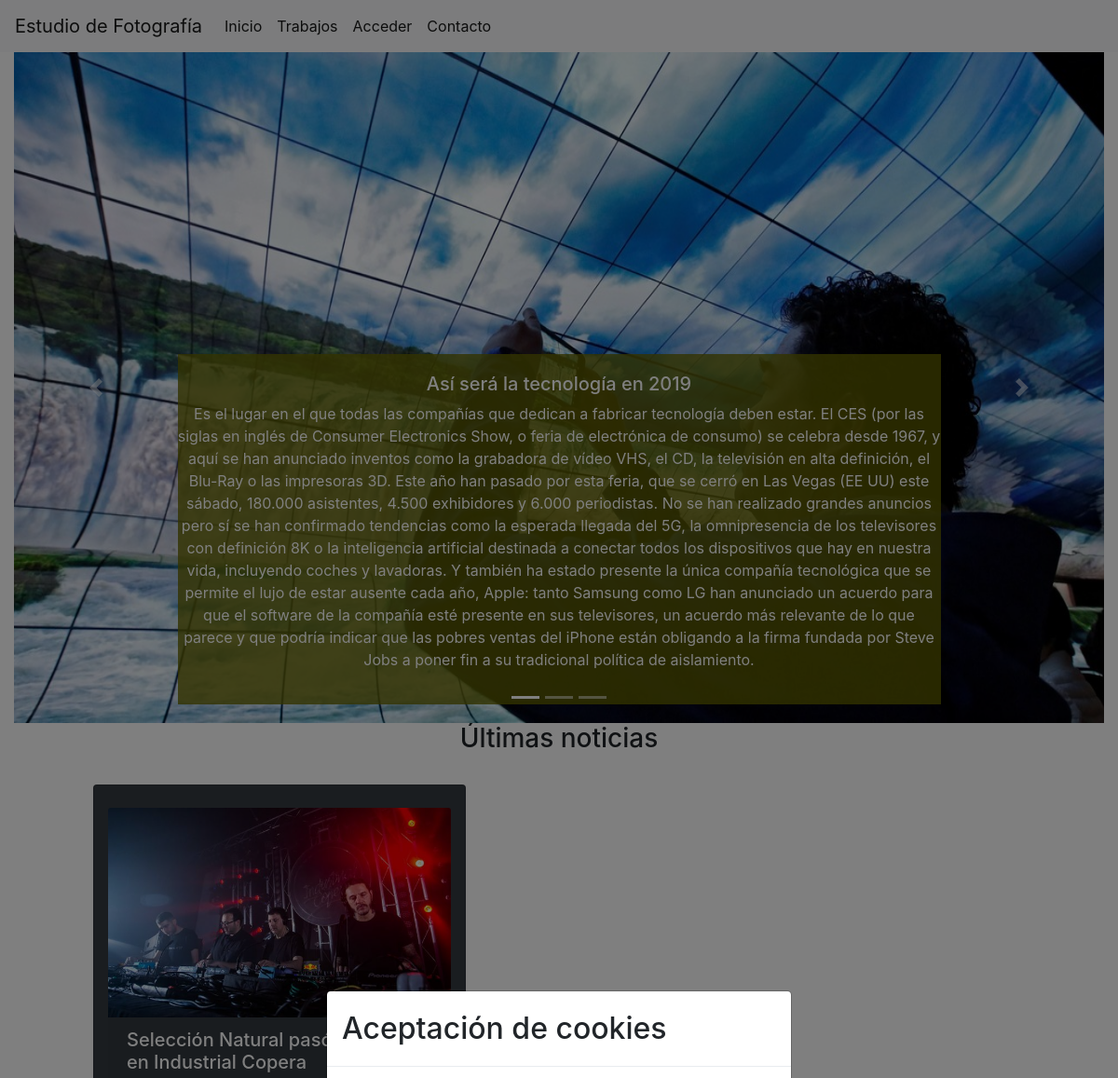
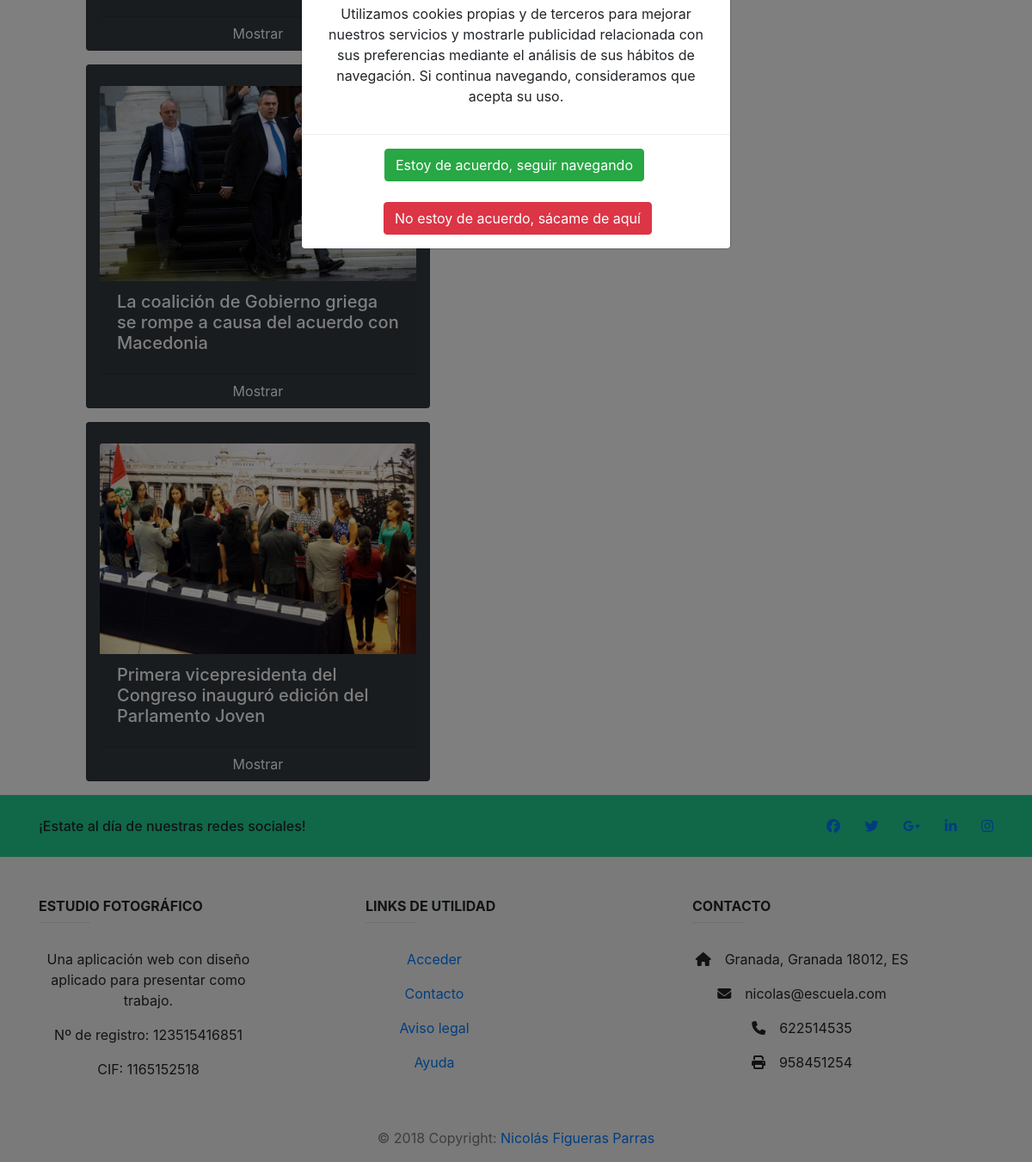
The page / on the database its author committed (2 pictures, top to bottom).
### tables this page shows
CREATE TABLE `noticias` (
  `id` bigint(20) UNSIGNED NOT NULL,
  `titular` varchar(200) NOT NULL,
  `contenido` varchar(2000) NOT NULL,
  `imagen` varchar(80) NOT NULL,
  `fecha` date NOT NULL
);

### index.php (the view, shortened to what this page needs)
<!DOCTYPE html>
<html>
    <head>
        <link href="https://stackpath.bootstrapcdn.com/bootstrap/4.1.3/css/bootstrap.min.css" rel="stylesheet">
        <link href="https://stackpath.bootstrapcdn.com/font-awesome/4.7.0/css/font-awesome.min.css" rel="stylesheet">
        <link href="https://stackpath.bootstrapcdn.com/font-awesome/4.7.0/css/font-awesome.min.css" rel="stylesheet">
        <link rel="stylesheet" href="https://cdnjs.cloudflare.com/ajax/libs/font-awesome/4.7.0/css/font-awesome.min.css">
        <link rel="stylesheet" href="https://use.fontawesome.com/releases/v5.6.3/css/all.css">
        <link href="//netdna.bootstrapcdn.com/font-awesome/3.2.1/css/font-awesome.css" rel="stylesheet">
        <link href="indexStyle.css" rel="stylesheet" type="text/css"/>
    </head>
    <body>
        <?php
            if(!isset($_COOKIE['acceso'])){
                echo "<div class='modal' tabindex='-1' role='dialog' id='modalInicio' data-keyboard='false' data-backdrop='static'>";
                    echo "<div class='modal-dialog modal-dialog-centered' role='document'>";
                        echo "<div class='modal-content'>";
                            echo "<div class='modal-header'>";
                                echo "<h2 class='modal-title'>Aceptación de cookies</h2>";
                            echo "</div>";
                            echo "<div class='modal-body'>";
                            echo "<p>
                                Utilizamos cookies propias y de terceros para mejorar nuestros servicios y mostrarle publicidad
                                relacionada con sus preferencias mediante el análisis de sus hábitos de navegación.
                                Si continua navegando, consideramos que acepta su uso.</p>";
                            echo "</div>";
                            echo "<div class='modal-footer footerModal'>";
                                echo "<a href='cookieAccess.php' class='btn btn-primary btn-success'>Estoy de acuerdo, seguir navegando</a>";
                                echo "<br>";
                                echo "<a href='https://www.boe.es/buscar/act.php?id=BOE-A-1999-23750'>";
                                    echo "<button type='button' class='btn btn-secondary btn-danger'>No estoy de acuerdo, sácame de aquí</button>";
                                echo "</a>";
                            echo "</div>";
                        echo "</div>";
                    echo "</div>";
                echo "</div>";
            }
        ?>
        <?php
            if(isset($_SESSION['user'])){
                if($_SESSION['user']=='admin'){
                    include('NavBar/Index/navBarAdmin.php');
                }else{
                    include('NavBar/Index/navBarClient.php');
                }
            }else{
                include('NavBar/Index/navBarClearUser.php');
            }
        ?>
            <?php
                $db = connectDb();
            ?>
        <div class="container-fluid">
            <div class = "row">
                <div class= "col-12">
                    <div id="carousel" class="carousel slide" data-ride="carousel">
                        <ol class="carousel-indicators">
                            <li data-target="#carousel "data-slide-to="0" class="active"></li>
                            <li data-target="#carousel" data-slide-to="1"></li>
                            <li data-target="#carousel" data-slide-to="2"></li>
                        </ol>
                        <div class="carousel-inner">
                            <div class="carousel-item active">
                                <img class="d-block w-100" src="Noticias/img/3.jpg" style="height:90vh">
                                <div class="carousel-caption d-none d-lg-block" style="background-color: rgba(102,102,0, 0.8);" >
                                    <h5>
                                        <?php
                                            $query = mysqli_query($db,"SELECT * FROM noticias WHERE id=3");
                                            $row = mysqli_fetch_array($query, MYSQLI_ASSOC);
                                            echo $row["titular"];
                                        ?>
                                    </h5>
                                    <p>
                                        <?php
                                            echo $row["contenido"];
                                        ?>
                                    </p>
                                </div>
                            </div>
                        </div>
                        <a class="carousel-control-prev" href="#carousel" role="button" data-slide="prev">
                            <span class="carousel-control-prev-icon" aria-hidden="true"></span>
                        </a>
                        <a class="carousel-control-next" href="#carousel" role="button" data-slide="next">
                            <span class="carousel-control-next-icon" aria-hidden="true"></span>
                        </a>
                    </div>
                </div>
            </div>
        </div>
        <div>
            <h3 style='text-align:center'>Últimas noticias</h3>
        </div><br>
        <?php
            $actualDate = date("Y/m/d");
            $query = "SELECT * FROM noticias WHERE fecha >= $actualDate ORDER BY fecha DESC";
            $resultNews = mysqli_query($db, $query);
            if(!$resultNews == 0){
                $rows=mysqli_num_rows($resultNews);
                if($rows>3){
                    $rows=3;
                }
            }else{
                echo "No se ha encontrado ninguna noticia";
            }
            for($i=0; $i<$rows; $i++){
                echo "<div class='container col-12'>";
                    echo "<div class='row'>";
                        $noticias=mysqli_fetch_array($resultNews);
                        echo "<div class='card col-12 col-lg-4 offset-lg-1 text-white bg-dark mb-3'>";
                            echo "<br><img class='card-img-top' src='Noticias/$noticias[imagen]'>";
                            echo "<div class='card-header d-none d-md-block' id='headingOne'>";
                                echo "<h5 class='card-title'>$noticias[titular]</h5>";
                            echo "</div>";
                            echo "<a class='btn btn-dark' id='showNhide$i'>Mostrar</a>";
                        echo "</div>";
                    echo "</div>";
                echo "</div>";
            }
        ?>
        <footer class="page-footer font-small blue-grey lighten-5">
           <div style="background-color: #21d192;">
                <div class="container">
                    <div class="row py-4 d-flex align-items-center">
                        <div class="col-md-6 col-lg-5 text-center text-md-left mb-4 mb-md-0">
                            <h6 class="mb-0">¡Estate al día de nuestras redes sociales!</h6>
                        </div>
                        <div class="col-md-6 col-lg-7 text-center text-md-right">
                            <a class="fb-ic" href="facebook.com">
                                <i class="fa fa-facebook-f white-text mr-4"></i>
                            </a>
                            <a class="tw-ic" href="twitter.com">
                                <i class="fa fa-twitter white-text mr-4"> </i>
                            </a>
                            <a class="gplus-ic" href="google.com">
                                <i class="fa fa-google-plus-g white-text mr-4"> </i>
                            </a>
                            <a class="li-ic" href="linkedin.com">
                                <i class="fa fa-linkedin-in white-text mr-4"> </i>
                            </a>
                            <a class="ins-ic" href="instagram.com">
                                <i class="fa fa-instagram white-text"> </i>
                            </a>
                        </div>
                    </div>
                </div>
            </div>
            <div class="container text-center text-md-left mt-5">
                <div class="row mt-3 dark-grey-text">
                    <div class="col-md-4 col-lg-4 col-xl-3 mb-4">
                        <h6 class="text-uppercase font-weight-bold">Estudio Fotográfico</h6>
                        <hr class="teal accent-3 mb-4 mt-0 d-inline-block mx-auto" style="width: 60px;">
                        <p>Una aplicación web con diseño aplicado para presentar como trabajo.</p>
                        <p>Nº de registro: 123515416851</p>
                        <p>CIF: 1165152518</p>
                    </div>
                    <div class="col-md-4 col-lg-2 col-xl-2 mx-auto mb-4">
                        <h6 class="text-uppercase font-weight-bold">Links de utilidad</h6>
                        <hr class="teal accent-3 mb-4 mt-0 d-inline-block mx-auto" style="width: 60px;">
                        <p>
                            <a class="dark-grey-text" href="#!">Acceder</a>
                        </p>
                        <p>
                            <a class="dark-grey-text" href="#!">Contacto</a>
                        </p>
                        <p>
                            <a class="dark-grey-text" href="#!">Aviso legal</a>
                        </p>
                        <p>
                            <a class="dark-grey-text" href="#!">Ayuda</a>
                        </p>
                    </div>
                    <div class="col-md-4 col-lg-3 col-xl-3 mx-auto mb-md-0 mb-4">
                        <h6 class="text-uppercase font-weight-bold">Contacto</h6>
                        <hr class="teal accent-3 mb-4 mt-0 d-inline-block mx-auto" style="width: 60px;">
                        <p>
                            <i class="fas fa-home mr-3"></i>Granada, Granada 18012, ES</p>
                        <p>
                            <i class="fas fa-envelope mr-3"></i>nicolas@escuela.com</p>
                        <p>
                            <i class="fas fa-phone mr-3"></i>622514535</p>
                        <p>
                            <i class="fas fa-print mr-3"></i>958451254</p>
                    </div>
                </div>
            </div>
            <div class="footer-copyright text-center text-black-50 py-3">© 2018 Copyright:
                <a class="dark-grey-text" href="http://nicolasfiguerasparras.com">Nicolás Figueras Parras</a>
            </div>
        </footer>
    </body>
</html>

### indexStyle.css (style rules this page uses)
footer { width: 100%; height: 10%; background-color: whitesmoke; text-align: center; text-decoration: #0075A2; }
p { text-align: center; }
.footerModal { display: flex; flex-direction: column; align-items: flex-end; }
.footerModal > :not(:last-child) { margin-right: 0px; }
body { background-color:#EEEEEE; }

### rows shown on the page
noticias: titular "Así será la tecnología en 2019", contenido "Es el lugar en el que todas las compañías que dedican a fabricar tecnología deben estar. El CES (por las siglas en inglés de Consumer Electronics Show, o feria de electrónica de consumo) se celebra desde 1967, y aquí se han anunciado inventos como la grabadora de vídeo VHS, el CD, la televisión en alta definición, el Blu-Ray o las impresoras 3D. Este año han pasado por esta feria, que se cerró en Las Vegas (EE UU) este sábado, 180.000 asistentes, 4.500 exhibidores y 6.000 periodistas. No se han realizado grandes anuncios pero sí se han confirmado tendencias como la esperada llegada del 5G, la omnipresencia de los televisores con definición 8K o la inteligencia artificial destinada a…"
noticias: imagen (picture), titular "Selección Natural pasó el rodillo en Industrial Copera"
noticias: imagen (picture), titular "La coalición de Gobierno griega se rompe a causa del acuerdo con Macedonia"
noticias: imagen (picture), titular "Primera vicepresidenta del Congreso inauguró edición del Parlamento Joven"
